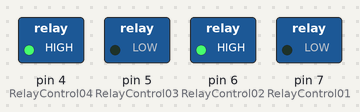
A sketch run on a simulated Arduino Uno, built with avr-gcc and run on an emulated ATmega328P. Parts: switched loads named in the sketch (green lamp = pin HIGH).

Above: at 2.5 s.
At 5.05 s:
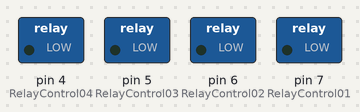
At 7.6 s:
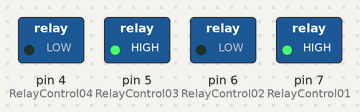
Timing chart, 0 to 13.3 s (numbered marks = the images above):
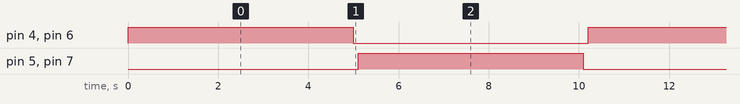

The sketch:

RelayShield.ino
```cpp
//pins 7=R1,6=R2,5=R3,4=R4

// Arduino Pin to control R1
int RelayControl01 = 7;
// Arduino Pin to control R2
int RelayControl02 = 6;
// Arduino Pin to control R3
int RelayControl03 = 5;
// Arduino Pin to control R4
int RelayControl04 = 4;


// setup to run once when user press reset:
void setup()  {
  // declare pin 7 to be an output:
  pinMode(RelayControl01, OUTPUT);
  // declare pin 6 to be an output:
  pinMode(RelayControl02, OUTPUT);
  // declare pin 5 to be an output:
  pinMode(RelayControl03, OUTPUT);
  // declare pin 4 to be an output:
  pinMode(RelayControl04, OUTPUT);
}

// loop to cycle relay banks even and odd for
// specified length of time, using delay(ms)
void loop()  {
  // Turn R2,R4 on w/delay of 5sec

  // NO4 and COM4 Connected;
  digitalWrite(RelayControl04,HIGH);

  // NO2 and COM2 Connected;
  digitalWrite(RelayControl02,HIGH);
  delay(5000);

  //Turn R2,R4 off w/delay of 0.1sec

  // NO4 and COM4 Disconnected;
  digitalWrite(RelayControl04,LOW);

  // NO2 and COM2 Disconnected;
  digitalWrite(RelayControl02,LOW);
  delay(100);

  // Turn R1,R3 on w/delay of 5sec

  // NO3 and COM3 Connected;
  digitalWrite(RelayControl03,HIGH);

  // NO1 and COM1 Connected;
  digitalWrite(RelayControl01,HIGH);
  delay(5000);

  //Turn R1,R3 off w/delay of 0.1sec
  // NO3 and COM3 Disconnected;
  digitalWrite(RelayControl03,LOW);

  // NO1 and COM1 Disconnected;
  digitalWrite(RelayControl01,LOW);
  delay(100);

}
```

Measured:
- by itself, pin 4 (RelayControl04), pin 5 (RelayControl03), pin 6 (RelayControl02), pin 7 (RelayControl01): alternates HIGH for 5.0 s and LOW for 5.2 s
- by itself, everything shown: repeats every 10.2 s, in 4 steps
